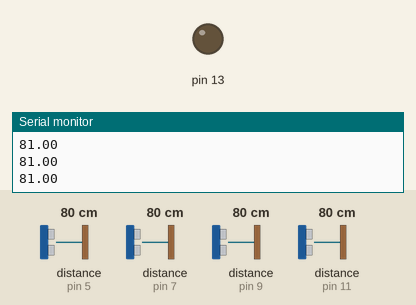
A sketch run on a simulated Arduino Uno, built with avr-gcc and run on an emulated ATmega328P. Shown: output pins drawn as LEDs (lit = HIGH), the last lines printed to the serial monitor. The test bench sets the inputs (shaded band); at power-on: distance to the obstacle (sensors on pin 5, pin 7, pin 9, pin 11) 80 cm. The echo pulse lasts 58.3 µs per cm.

Above: at 1.2 s.
1.3 s: distance to the obstacle (sensor on pin 5) set to 21 cm
2.8 s: distance to the obstacle (sensor on pin 5) set to 18 cm
At 3.1 s:
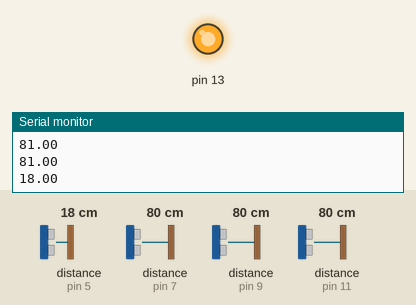
Timing chart, 0 to 5.8 s (numbered marks = the images above; inputs shaded):
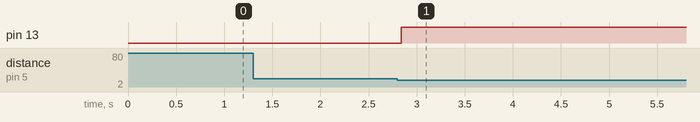

Measured:
- the behaviour switches between 20 and 19 cm on distance to the obstacle (sensor on pin 5) (found by bisection; images 0 and 1)
- after the input at 2.8 s, pin 13: LOW → HIGH at once

The sketch:

ULTRASOM.ino
```cpp
#include <NewPing.h>
#define TRIGGER_PIN1  12  // Arduino pin tied to trigger pin on the ultrasonic sensor.
#define ECHO_PIN1     11  // Arduino pin tied to echo pin on the ultrasonic sensor.
#define TRIGGER_PIN2  10  // Arduino pin tied to trigger pin on the ultrasonic sensor.
#define ECHO_PIN2     9  // Arduino pin tied to echo pin on the ultrasonic sensor.
#define TRIGGER_PIN3  8  // Arduino pin tied to trigger pin on the ultrasonic sensor.
#define ECHO_PIN3     7  // Arduino pin tied to echo pin on the ultrasonic sensor.
#define TRIGGER_PIN4  6  // Arduino pin tied to trigger pin on the ultrasonic sensor.
#define ECHO_PIN4     5  // Arduino pin tied to echo pin on the ultrasonic sensor.
#define MAX_DISTANCE 200000 // Maximum distance we want to ping for (in centimeters). Maximum sensor distance is rated at 400-500cm.

NewPing sonar1(TRIGGER_PIN1, ECHO_PIN1, MAX_DISTANCE); // NewPing setup of pins and maximum distance.
NewPing sonar2(TRIGGER_PIN2, ECHO_PIN2, MAX_DISTANCE); // NewPing setup of pins and maximum distance.
NewPing sonar3(TRIGGER_PIN3, ECHO_PIN3, MAX_DISTANCE); // NewPing setup of pins and maximum distance.
NewPing sonar4(TRIGGER_PIN4, ECHO_PIN4, MAX_DISTANCE); // NewPing setup of pins and maximum distance.

void setup() {
  Serial.begin(9600); // Open serial monitor at 115200 baud to see ping results.
  pinMode(13,OUTPUT);
}

void loop() {
  delay(50);                      // Wait 50ms between pings (about 20 pings/sec). 29ms should be the shortest delay between pings.
  unsigned int uS1 = sonar1.ping(); // Send ping, get ping time in microseconds (uS).
  float dist1=(sonar1.convert_cm(uS1)); // Convert ping time to distance and print result (0 = outside set distance range, no ping echo)
  unsigned int uS2 = sonar2.ping(); // Send ping, get ping time in microseconds (uS).
  float dist2=(sonar2.convert_cm(uS2)); // Convert ping time to distance and print result (0 = outside set distance range, no ping echo)
  unsigned int uS3 = sonar3.ping(); // Send ping, get ping time in microseconds (uS).
  float dist3 =(sonar3.convert_cm(uS3)); // Convert ping time to distance and print result (0 = outside set distance range, no ping echo)
  unsigned int uS4 = sonar4.ping(); // Send ping, get ping time in microseconds (uS).
  float dist4=(sonar4.convert_cm(uS4)); // Convert ping time to distance and print result (0 = outside set distance range, no ping echo)
  Serial.println(dist1);
  Serial.println(dist2);
  Serial.println(dist3);
  Serial.println(dist4);
  Serial.print('\n');
  if(dist1<20||dist2<20||dist3<20||dist4<20)
    if(dist1!=0 && dist2!=0 && dist3!=0 && dist4!=0)
     digitalWrite(13,HIGH); // A LED is going to be on just in case of an object is too close to the robot
  else
    digitalWrite(13,LOW);
}
```
